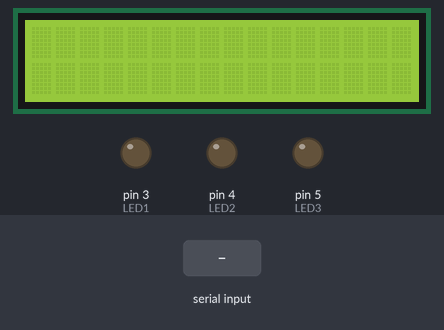
A sketch run on a simulated Arduino Uno, built with avr-gcc and run on an emulated ATmega328P. Shown: 16×2 character LCD, output pins drawn as LEDs (lit = HIGH). The test bench sets the inputs (shaded band).

Above: at 1.2 s.
1.3 s: "1" received over Serial
At 2.3 s:
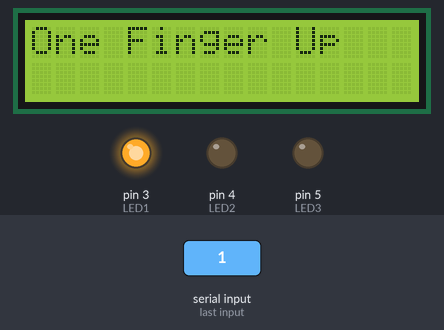
2.8 s: "2" received over Serial
At 3.5 s:
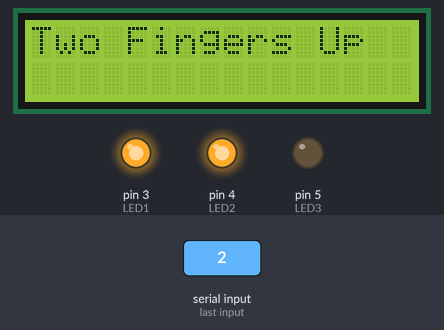
4.3 s: "3" received over Serial
At 5.2 s:
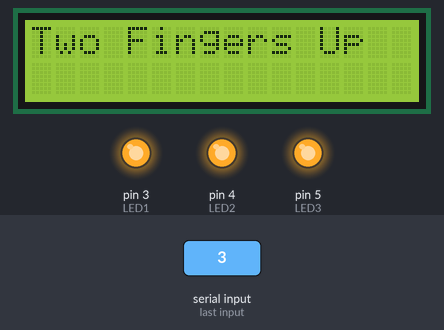
5.8 s: "2" received over Serial
7.3 s: "0" received over Serial
At 8.5 s:
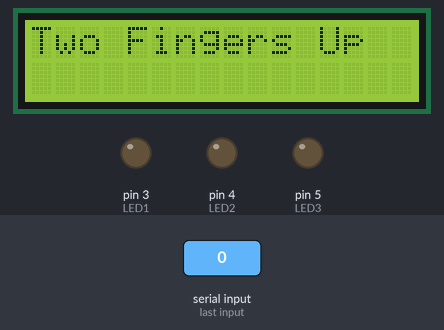
8.8 s: "3" received over Serial
At 9.8 s:
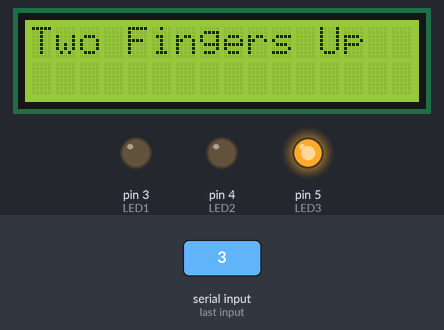
Timing chart, 0 to 11.3 s (numbered marks = the images above; inputs shaded):
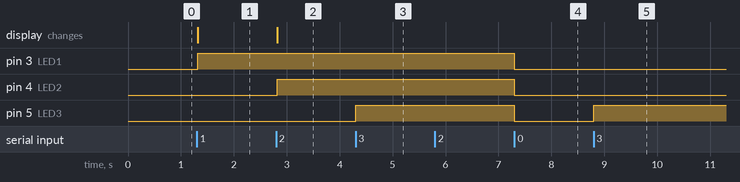

The sketch:

sketch_oct4a.ino
```cpp
#include <LiquidCrystal_I2C.h>
LiquidCrystal_I2C lcd(0x27, 16, 2);
int LED1 = 3;  // Pin for the first LED
int LED2 = 4;  // Pin for the second LED
int LED3 = 5;  // Pin for the third LED
int x=0;
int y=0;
int z=0;
void setup() {
  lcd.init();
  lcd.backlight();
  pinMode(LED1, OUTPUT);
  pinMode(LED2, OUTPUT);
  pinMode(LED3, OUTPUT);
  Serial.begin(9600);  // Initialize serial communication
}

void loop() {
  if(x==1) digitalWrite(LED1, HIGH);
  if(y==1) digitalWrite(LED2, HIGH);
  if(z==1) digitalWrite(LED3, HIGH);
  if (Serial.available() > 0) {
    int numFinger = Serial.read();  // Read the number of fingers from serial
    if (numFinger == '1') {
      lcd.clear();
      lcd.setCursor(0,0);
      lcd.print("One Finger Up");
      digitalWrite(LED1, HIGH);  // Turn on LED1 if 1 finger is detected
      if(x==0) x=1;
      else x=0;
    } else if (numFinger == '2') {
      lcd.clear();
      lcd.setCursor(0,0);
      lcd.print("Two Fingers Up");
      digitalWrite(LED1, LOW);
      if(y==0) y=1;
      else y=0;
    } else if (numFinger == '3') {
      digitalWrite(LED1, LOW);
      if(z==0) z=1;
      else z=0;
    }
    else {
      digitalWrite(LED1, LOW);
      digitalWrite(LED2, LOW);
      digitalWrite(LED3, LOW);  // Turn on LED3 if 3 fingers are detected
      x=0;
      y=0;
      z=0;
    }
  }
}
```

Measured:
- after the input at 1.3 s, pin 3 (LED1): LOW → HIGH at once; the display: changes at once (image 1)
- after the input at 2.8 s, pin 4 (LED2): LOW → HIGH at once; the display: changes at once (image 2)
- after the input at 4.3 s, pin 5 (LED3): LOW → HIGH at once
- after the input at 7.3 s, pin 3 (LED1), pin 4 (LED2), pin 5 (LED3): HIGH → LOW at once
- after the input at 8.8 s, pin 5 (LED3): LOW → HIGH at once
